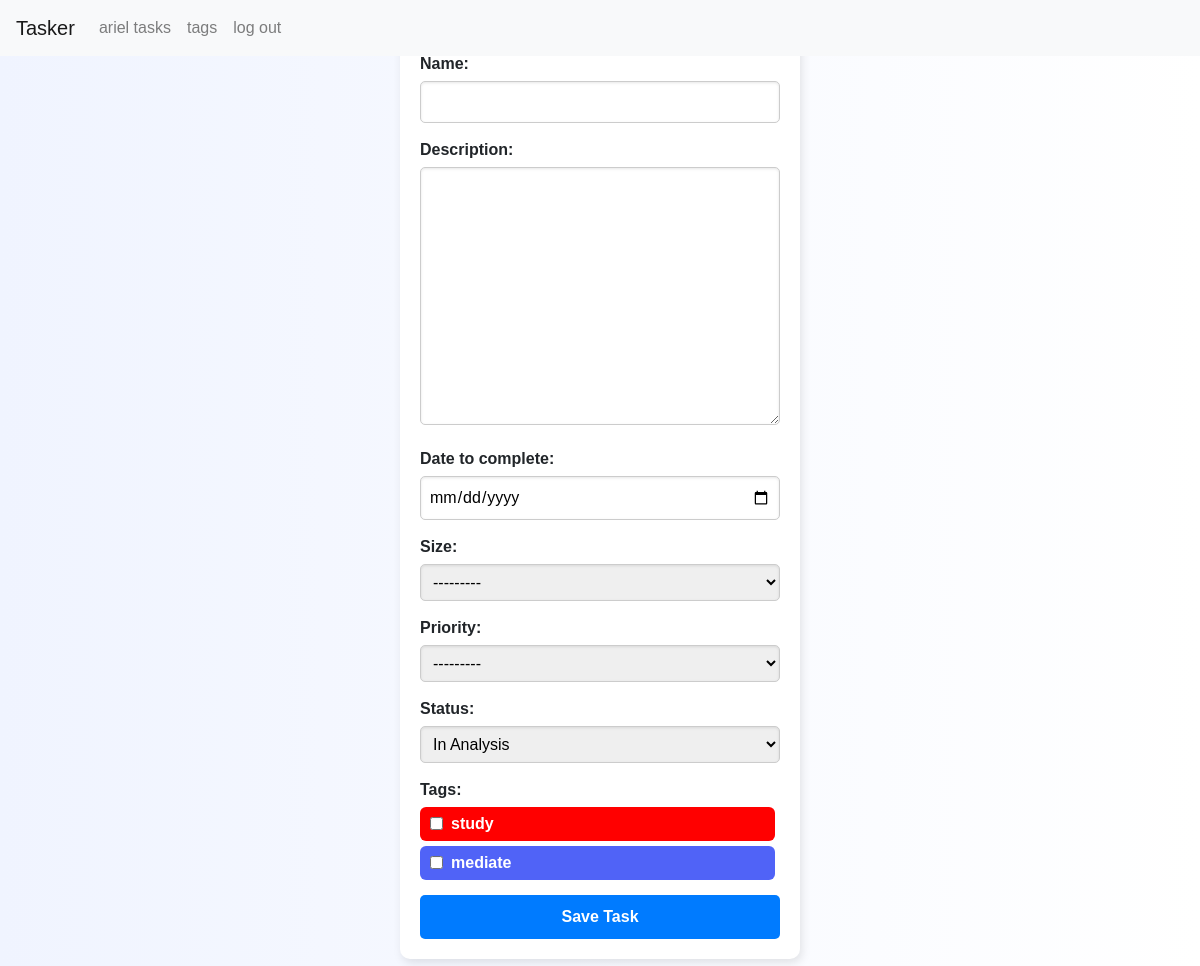
The page /tasks/create/ (signed in) on the database as committed earlier.
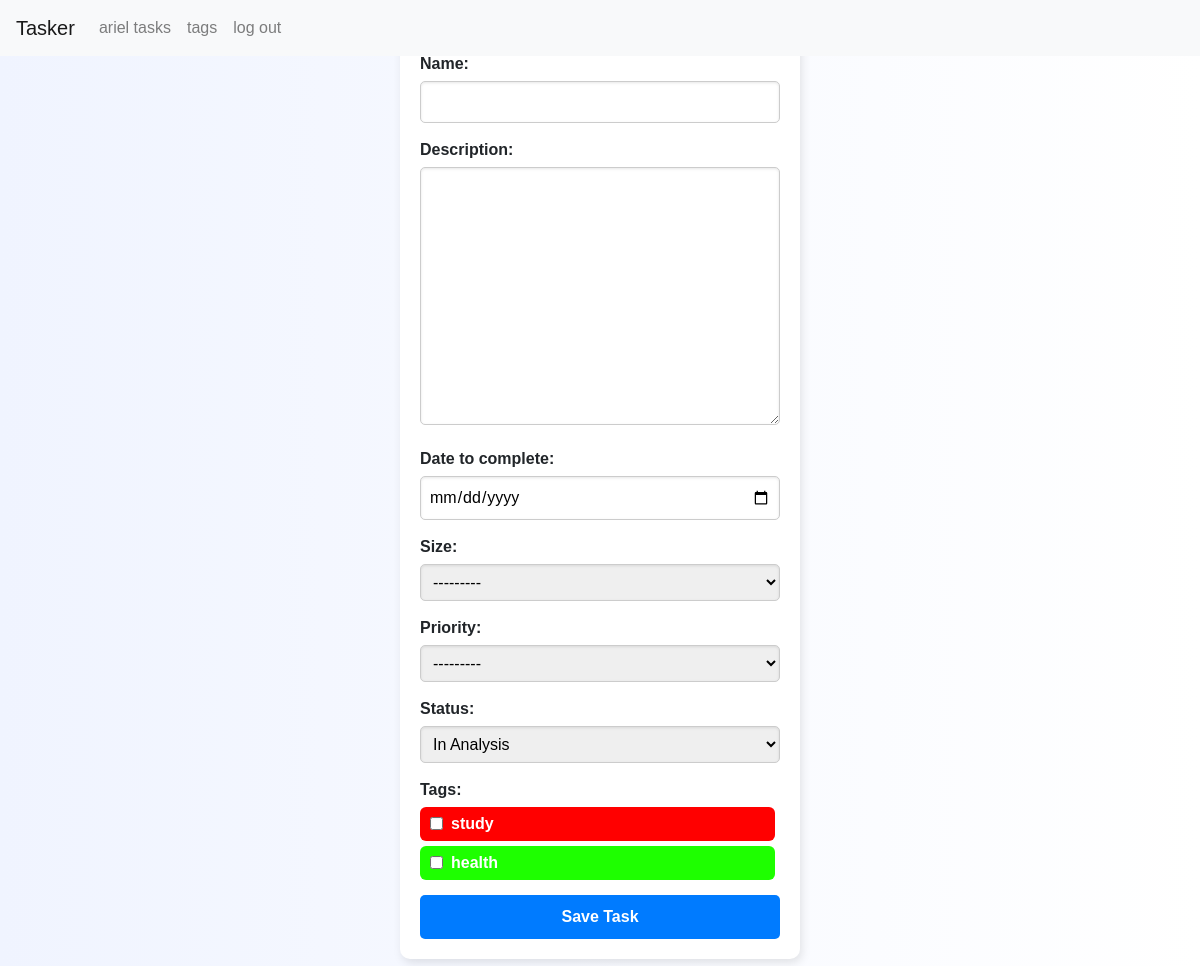
The same page on the database as committed later.
### tasker/models.py (models this page shows, shortened)
class Tag(models.Model):
    name = models.CharField(max_length=50, unique=True)
    color = models.CharField(max_length=7, default="#000000")  # Hex Color

### tasker/views.py (the view)
# urls.py: path("tasks/create/", views.create_task, name="create_task"),
@login_required
def create_task(request):
    if request.method == "POST":
        form = TaskForm(request.POST)
        if form.is_valid():
            task = form.save(commit=False)
            task.user = request.user
            task.save()
            form.save_m2m()  # Save ManyToMany relationships
            return redirect("task_list")
    else:
        form = TaskForm()
    return render(request, "tasker/create_task.html", {"form": form})

### tasker/forms.py (shortened to what this page needs)
class TaskForm(forms.ModelForm):
    date_to_complete = forms.DateField(
        widget=forms.DateInput(attrs={'type': 'date'})
    )
    tags = forms.ModelMultipleChoiceField(
        queryset=Tag.objects.all(),
        widget=forms.CheckboxSelectMultiple,
        required=False
    )
    class Meta:
        model = Task
        fields = ['name', 'description', 'date_to_complete', 'size', 'priority', 'status', 'tags']

### tasker/templates/tasker/create_task.html (shortened to what this page needs)
{% extends "tasker/layout.html" %}
{% block body %}
<div class="container-task-form create-task">
    <div class="task-form">
        <h2>Create a Task</h2>
        <form method="post">
            <div class="form-group">
                {{ form.name.label_tag }}
                {{ form.name }}
            </div>
            <div class="form-group">
                {{ form.description.label_tag }}
                {{ form.description }}
            </div>
            <div class="form-group">
                {{ form.date_to_complete.label_tag }}
                {{ form.date_to_complete }}
            </div>
            <div class="form-group">
                {{ form.size.label_tag }}
                {{ form.size }}
            </div>
            <div class="form-group">
                {{ form.priority.label_tag }}
                {{ form.priority }}
            </div>
            <div class="form-group">
                {{ form.status.label_tag }}
                {{ form.status }}
            </div>
            <div class="form-group">
                <label for="id_tags">Tags:</label>
                <div class="tag-container">
                    {% for tag in form.tags.field.queryset %}
                        <label class="tag-label" data-color="{{ tag.color }}" style="display: flex; align-items: center; gap: 8px; padding: 5px 10px; border-radius: 6px; margin-right: 5px; color: white;">
                            <input type="checkbox" name="tags" value="{{ tag.id }}" {% if tag in task.tags.all %}checked{% endif %} style="margin: 0; width: unset;">
                            <span>{{ tag.name }}</span>
                        </label>
                    {% endfor %}
                </div>
            </div>
            <button type="submit" class="btn btn-primary">Save Task</button>
        </form>
    </div>
</div>
{% endblock %}

Rows that differ between the two databases and show on the page:
removed Tag: name "mediate", color "#5063f7" (drawn)
added Tag: name "health", color "#1eff00" (drawn)
